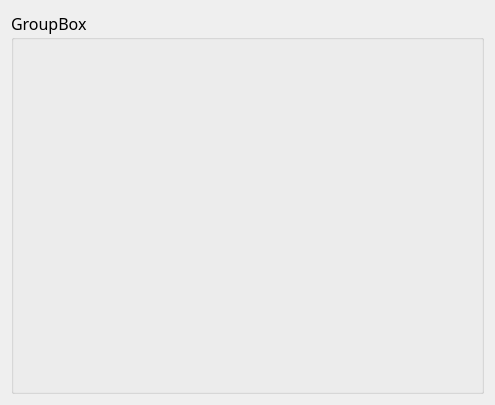
<?xml version="1.0" encoding="UTF-8"?>
<ui version="4.0">
 <class>ElecComWid</class>
 <widget class="QWidget" name="ElecComWid">
  <property name="geometry">
   <rect>
    <x>0</x>
    <y>0</y>
    <width>495</width>
    <height>405</height>
   </rect>
  </property>
  <property name="windowTitle">
   <string>Form</string>
  </property>
  <layout class="QGridLayout" name="gridLayout">
   <item row="0" column="0">
    <widget class="QGroupBox" name="groupBox">
     <property name="font">
      <font>
       <family>微软雅黑</family>
       <pointsize>12</pointsize>
      </font>
     </property>
     <property name="title">
      <string>GroupBox</string>
     </property>
     <layout class="QGridLayout" name="gridLayout_2">
      <item row="0" column="0" rowspan="2">
       <widget class="QWidget" name="widget" native="true"/>
      </item>
     </layout>
    </widget>
   </item>
  </layout>
 </widget>
 <resources/>
 <connections/>
</ui>
